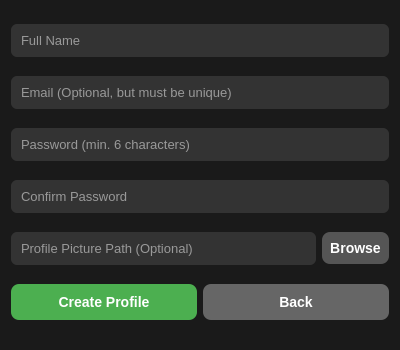
<?xml version="1.0" encoding="UTF-8"?>
<ui version="4.0">
 <class>RegisterDialog</class>
 <widget class="QDialog" name="RegisterDialog">
  <property name="geometry">
   <rect><x>0</x><y>0</y><width>400</width><height>350</height></rect>
  </property>
  <property name="windowTitle"><string>Register Profile</string></property>
  <property name="styleSheet"><string>QDialog { background:#1a1a1a; }
QLineEdit { background:#333; color:white; border-radius:6px; padding:8px; font-size:13px; }
QPushButton { background:#4CAF50; color:white; border-radius:8px; padding:10px; font-weight:bold; font-size:14px; }
QPushButton#backBtn { background:#666; }
QPushButton#browseBtn { background:#555; padding: 8px; }

/* --- Style for Delete Button --- */ <!--This is for line 155 in movie_oraganizer.py-->
QPushButton#deleteBtn {
    background-color: #d9534f;
    color: white;
}
QPushButton#deleteBtn:hover {
    background-color: #c9302c;
}
</string></property>
  <layout class="QVBoxLayout" name="verticalLayout">

   <item><widget class="QLineEdit" name="fullnameEdit">
     <property name="placeholderText"><string>Full Name</string></property>
   </widget></item>

   <item><widget class="QLineEdit" name="emailEdit">
     <property name="placeholderText"><string>Email (Optional, but must be unique)</string></property>
   </widget></item>

   <item><widget class="QLineEdit" name="passwordEdit">
     <property name="placeholderText"><string>Password (min. 6 characters)</string></property>
     <property name="echoMode"><enum>QLineEdit::Password</enum></property>
   </widget></item>

   <item><widget class="QLineEdit" name="confirmEdit">
     <property name="placeholderText"><string>Confirm Password</string></property>
     <property name="echoMode"><enum>QLineEdit::Password</enum></property>
   </widget></item>

   <item>
    <layout class="QHBoxLayout">
     <item><widget class="QLineEdit" name="profilePath">
       <property name="placeholderText"><string>Profile Picture Path (Optional)</string></property>
     </widget></item>
     <item><widget class="QPushButton" name="browseBtn">
       <property name="text"><string>Browse</string></property>
     </widget></item>
    </layout>
   </item>

   <item>
    <!-- objectName added here -->
    <layout class="QHBoxLayout" name="buttonLayout">
     <item><widget class="QPushButton" name="registerBtn">
       <property name="text"><string>Create Profile</string></property>
     </widget></item>
     <item><widget class="QPushButton" name="backBtn">
       <property name="text"><string>Back</string></property>
     </widget></item>
    </layout>
   </item>

  </layout>
 </widget>
 <resources/>
 <connections/>
</ui>
